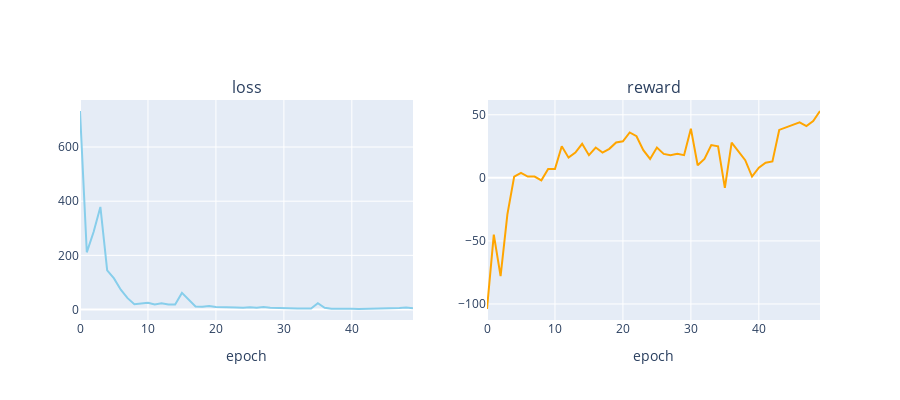

Notebook code cell kept with this figure:
### Code cell
plot_loss_reward(total_losses, total_rewards)

### Figure 1 — Plotly figure (JSON) as saved in the notebook; plotly's stock layout.template omitted (floating-point values rounded to 4 significant figures)
{"data": [{"line": {"color": "skyblue"}, "mode": "lines", "type": "scatter", "xaxis": "x", "y": [733.0, 211.3, 286.3, 378.7, 144.6, 114.9, 73.42, 41.96, 19.96, 21.18, 24.97, 18.51, 22.95, 18.81, 18.89, 61.46, 34.64, 11.61, 10.31, 12.74, 9.127, 9.256, 7.058, 7.946, 6.462, 8.112, 6.931, 9.067, 6.916, 5.712, 4.122, 3.857, 3.782, 3.562, 3.4, 23.13, 6.66, 3.041, 3.575, 2.638, 2.521, 2.007, 2.618, 3.708, 3.502, 3.237, 4.811, 5.817, 7.959, 4.729], "yaxis": "y"}, {"line": {"color": "orange"}, "mode": "lines", "type": "scatter", "xaxis": "x2", "y": [-104, -45, -78, -29, 1, 4, 1, 1, -2, 7, 7, 25, 16, 20, 27, 18, 24, 20, 23, 28, 29, 36, 33, 22, 15, 24, 19, 18, 19, 18, 39, 10, 15, 26, 25, -8, 28, 21, 14, 1, 8, 12, 13, 38, 40, 42, 44, 41, 45, 53], "yaxis": "y2"}], "layout": {"annotations": [{"font": {"size": 16}, "showarrow": false, "text": "loss", "x": 0.225, "xanchor": "center", "xref": "paper", "y": 1, "yanchor": "bottom", "yref": "paper"}, {"font": {"size": 16}, "showarrow": false, "text": "reward", "x": 0.775, "xanchor": "center", "xref": "paper", "y": 1, "yanchor": "bottom", "yref": "paper"}], "height": 400, "showlegend": false, "width": 900, "xaxis": {"anchor": "y", "domain": [0, 0.45], "title": {"text": "epoch"}}, "xaxis2": {"anchor": "y2", "domain": [0.55, 1], "title": {"text": "epoch"}}, "yaxis": {"anchor": "x", "domain": [0, 1]}, "yaxis2": {"anchor": "x2", "domain": [0, 1]}}}
